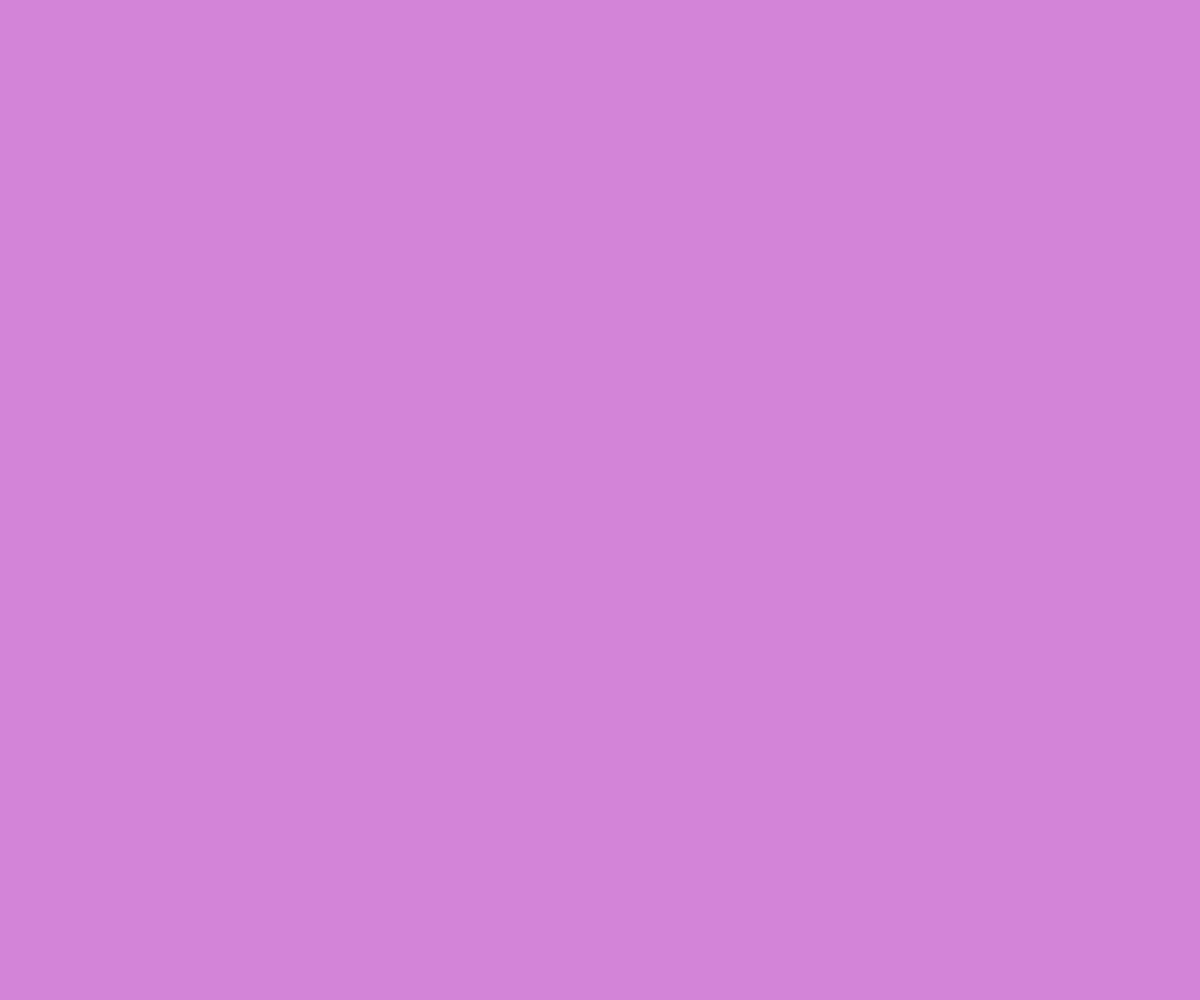
Frame 1 (no input)
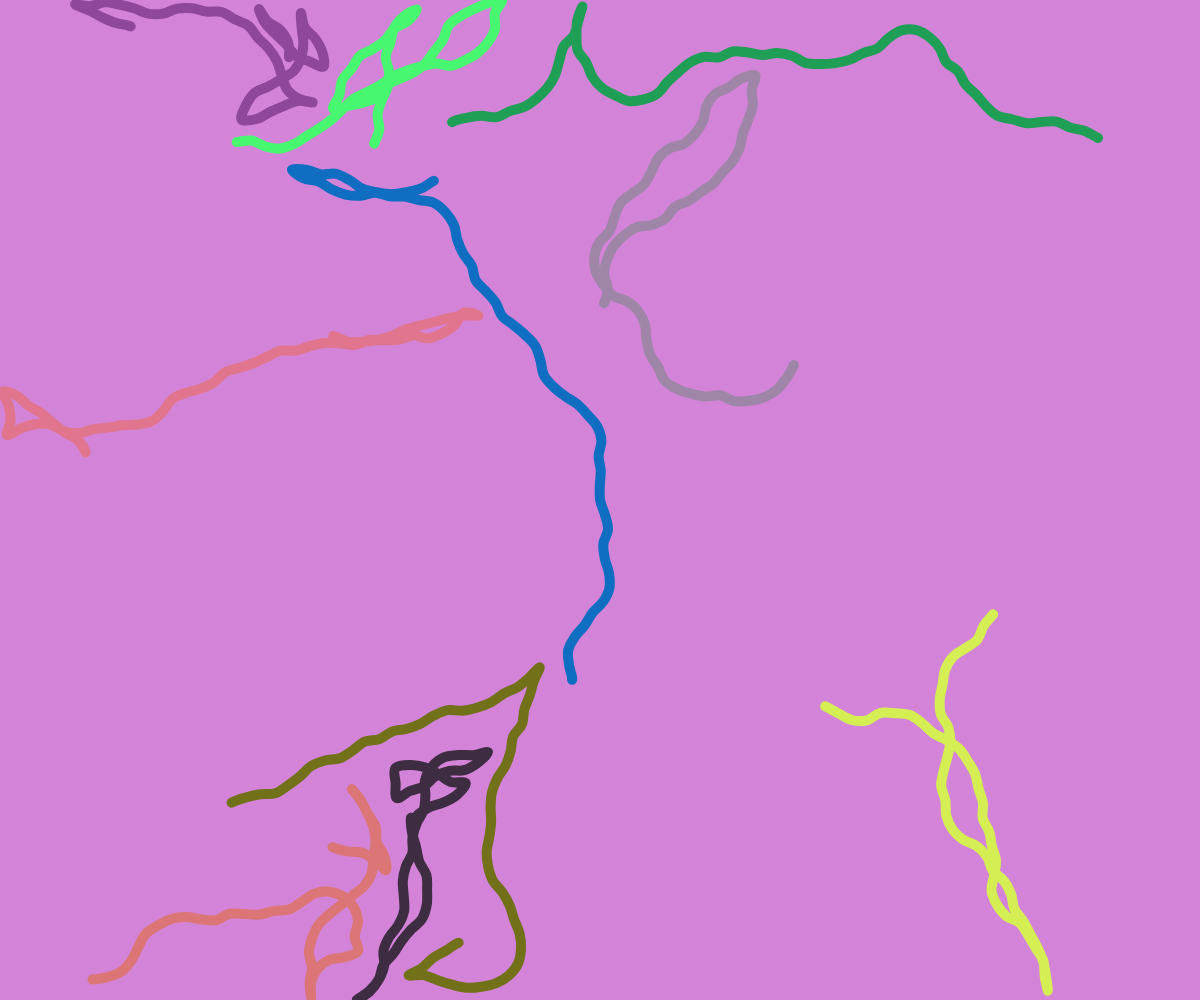
Frame 60 (no input)
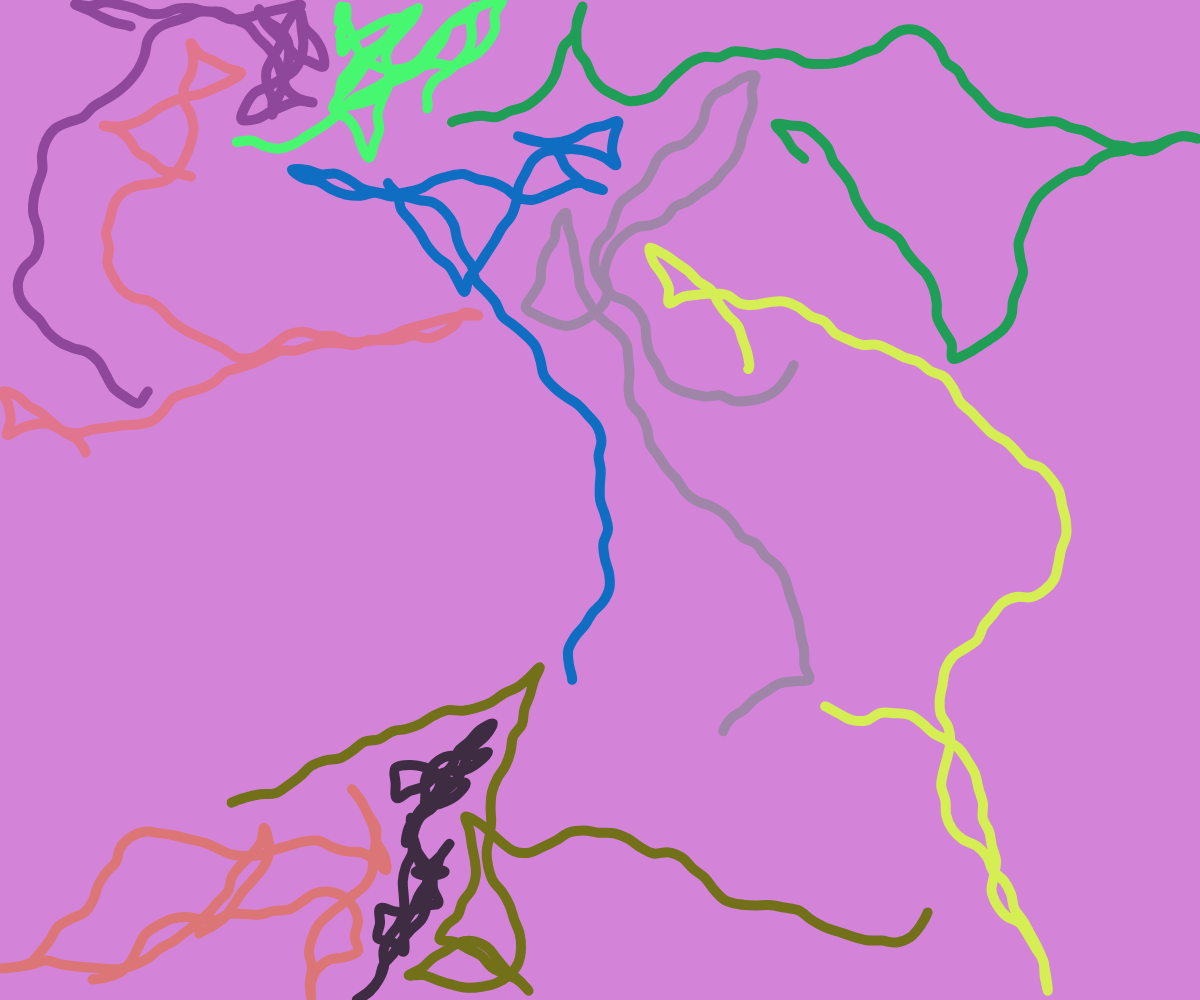
Frame 120 (the mouse pressed at the canvas centre since frame 60)

The p5.js sketch that drew these frames (run headless with seeded random() and noise() and a simulated clock; from frame 60 on, the mouse is pressed at the canvas centre):

// p5.js sketch
// ── sketch.js
class Snake {
  constructor() {
    this.path = [createVector(random(width), random(height))]; // Start at a random position
    this.stepSize = 15;
    this.maxLength = 1000;
    this.angle = random(TWO_PI); // Random initial angle
  }

  update(snakes) {
    let newX = this.path[this.path.length - 1].x + cos(this.angle) * this.stepSize;
    let newY = this.path[this.path.length - 1].y + sin(this.angle) * this.stepSize;
    let newPos = createVector(newX, newY);
    
    // Check for boundary collisions
    if (newX < 0 || newX > width || newY < 0 || newY > height) {
      this.angle += PI; // Reverse direction
    } else if (this.checkCollision(newPos, snakes)) {
      this.angle += random(PI / 2, PI); // Change direction drastically
    } else {
      this.path.push(newPos);
      if (this.path.length > this.maxLength) {
        this.path.shift();
      }
    }
    
    this.angle += random(-PI / 6, PI / 6); // Slight random movement
  }

  checkCollision(pos, snakes) {
    for (let snake of snakes) {
      if (snake === this) continue; // Skip self
      for (let point of snake.path) {
        if (dist(pos.x, pos.y, point.x, point.y) < 20) {
          return true; // Collision detected
        }
      }
    }
    return false;
  }

  draw(colour) {
    stroke(colour);
    strokeWeight(10);
    noFill();
    beginShape();
    for (let i = 0; i < this.path.length; i++) {
      curveVertex(this.path[i].x, this.path[i].y);
    }
    endShape();
  }
}

let snakes = [];
let colours = [];
let backgroundColor;

function setup() {
  createCanvas(windowWidth, windowHeight);
  backgroundColor = color(random(100,255), random(100,255), random(100,255));
  for (let i = 0; i < 10; i++) {
    snakes.push(new Snake());
    colours.push(color(random(255), random(255), random(255)));
  }
}

function draw() {
  background(backgroundColor);
  for (let i = 0; i < snakes.length; i++) {
    snakes[i].update(snakes);
    snakes[i].draw(colours[i]);
  }
}

// ── style.css
.sketch-14-2025 {
    margin: 0;
    padding: 0;
    background-color: rgb(4, 4, 28);
    animation: fade-in;
    display: flex;
    justify-content: center;
    align-items: center;
    height: 100vh;
    pointer-events: none;
    transform: rotate(180deg);
}

@keyframes fade-in {
    from {
        opacity: 0;
    }
    to {
        opacity: 1;
    }
}
